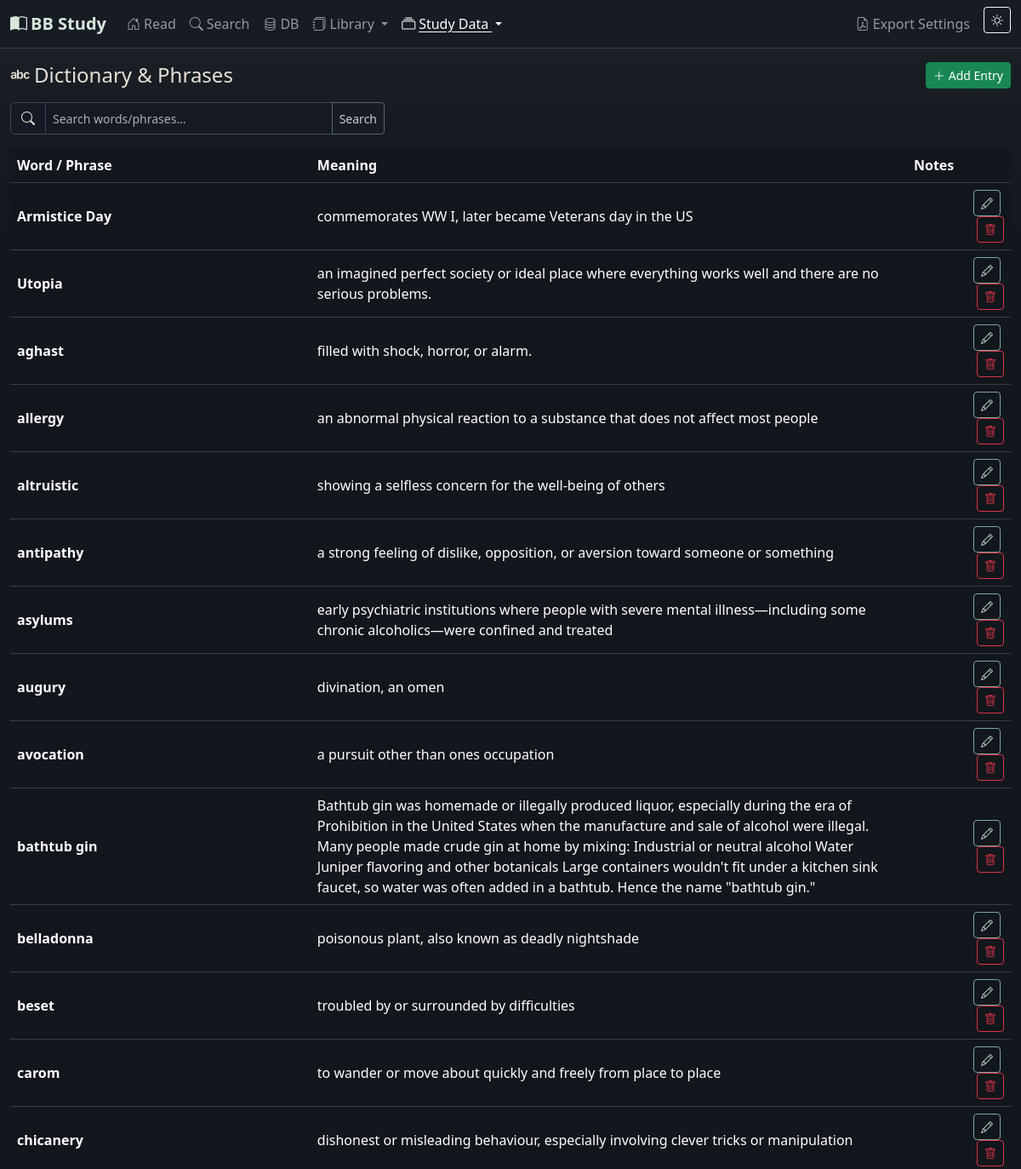
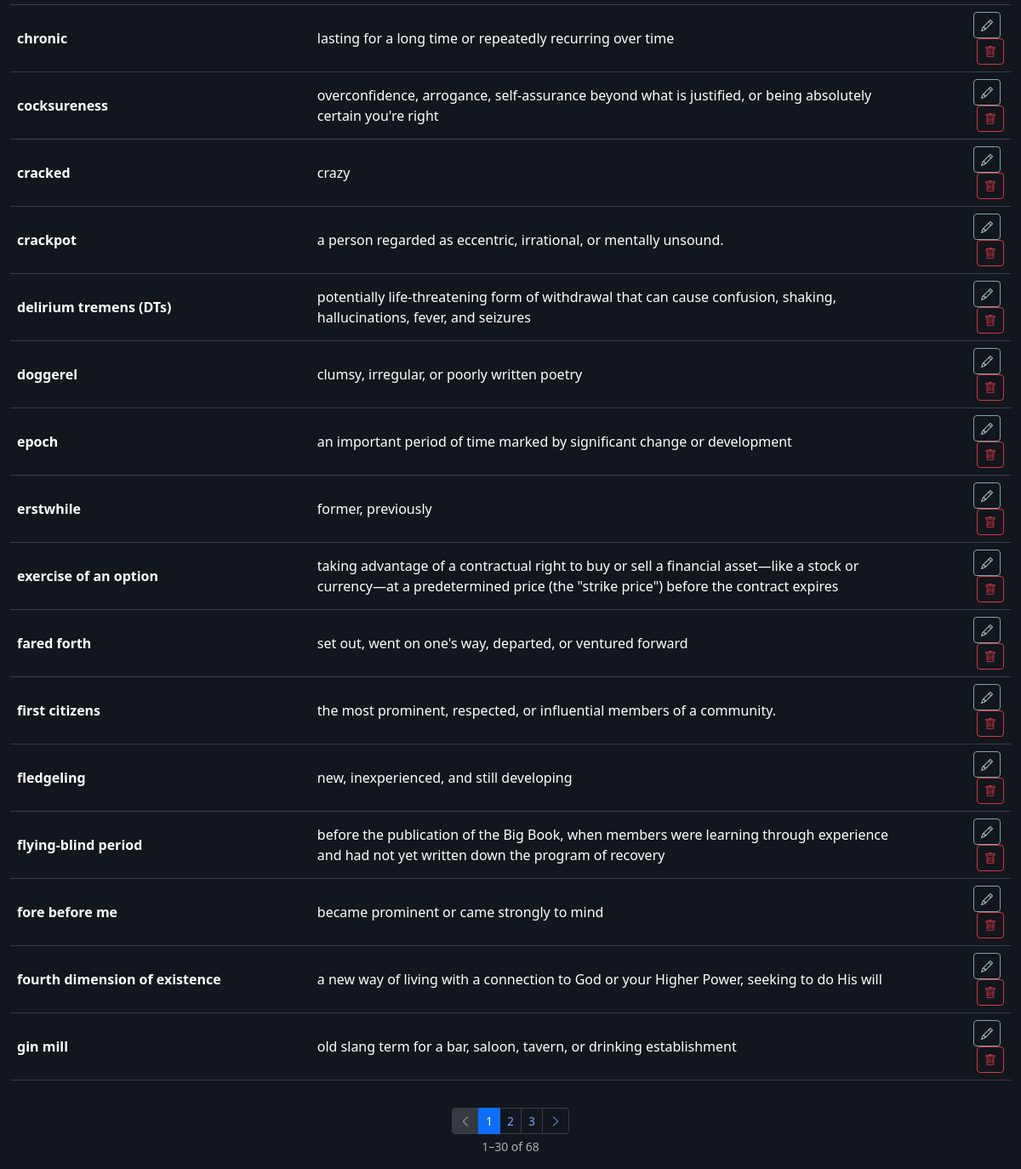
The page /dictionary on the database as committed earlier (2 pictures, top to bottom).
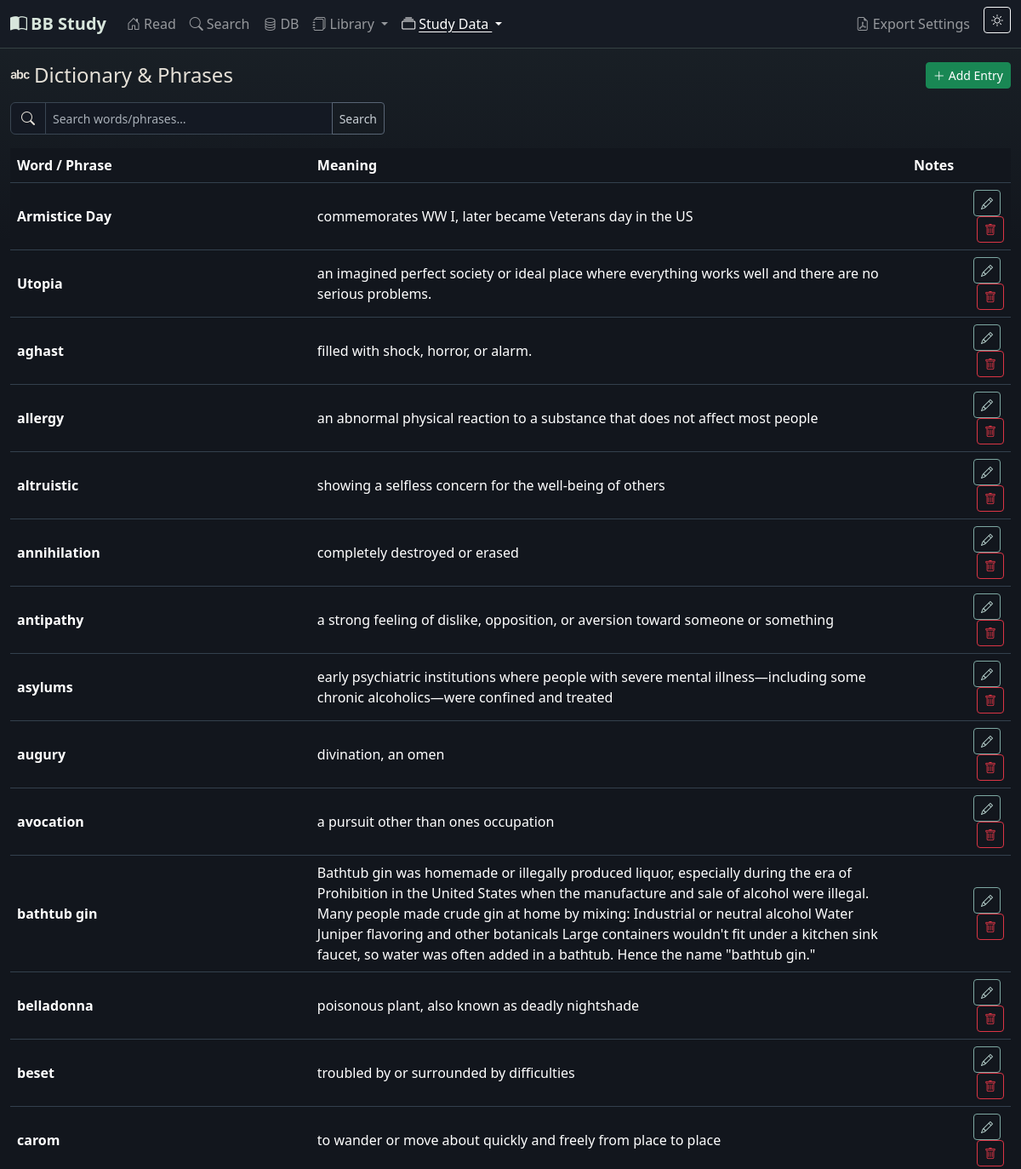
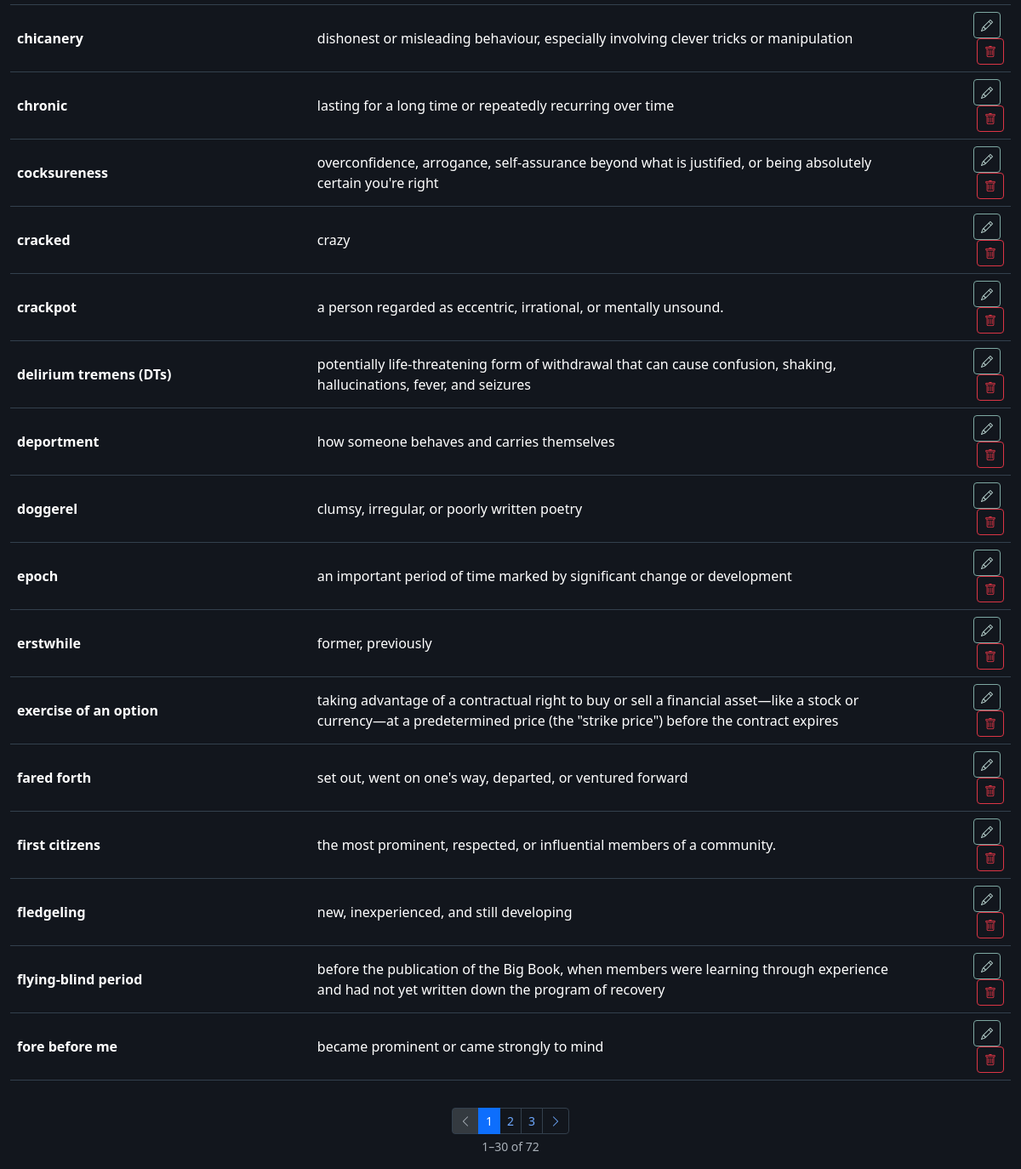
The same page on the database as committed later (2 pictures, top to bottom).
### app/models.py (models this page shows, shortened)
class Setting(db.Model):
    __tablename__ = 'settings'
    id = db.Column(db.Integer, primary_key=True)
    key = db.Column(db.String(100), unique=True, nullable=False)
    value = db.Column(db.Text, default='')

class Dictionary(db.Model):
    __tablename__ = 'dictionary'
    id = db.Column(db.Integer, primary_key=True)
    word_phrase = db.Column(db.String(500), nullable=False)
    meaning = db.Column(db.Text, nullable=False)
    notes = db.Column(db.Text)
    created_at = db.Column(db.DateTime, default=datetime.utcnow)
    locations = db.relationship('DictionaryLookup', backref='entry', lazy=True, cascade='all, delete-orphan')
    def to_dict(self):
        return {
            'id': self.id,
            'word_phrase': self.word_phrase,
            'meaning': self.meaning,
            'notes': self.notes,
            'created_at': self.created_at.isoformat() if self.created_at else None,
        }

### app/routes/main.py (the view)
@main_bp.route('/dictionary')
def dictionary():
    from ..models import Dictionary
    pg = request.args.get('pg', 1, type=int)
    search_q = request.args.get('q', '').strip()
    query = Dictionary.query.order_by(Dictionary.word_phrase)
    if search_q:
        like = f'%{search_q}%'
        query = query.filter(
            Dictionary.word_phrase.ilike(like) | Dictionary.meaning.ilike(like)
        )
    pagination = query.paginate(page=pg, per_page=30, error_out=False)
    return render_template('dictionary.html', theme=get_theme(), entries=pagination.items,
                           pagination=pagination, search_q=search_q)

### app/routes/main.py (called while the page is built)
def get_theme():
    s = Setting.query.filter_by(key='theme').first()
    return s.value

### app/templates/dictionary.html (shortened to what this page needs)
{% extends 'base.html' %}
{% from '_pagination.html' import render as paginate %}
{% block content %}
<div class="d-flex justify-content-between align-items-center mb-3">
  <h4 class="mb-0"><i class="bi bi-alphabet me-1"></i>Dictionary &amp; Phrases</h4>
  <button class="btn btn-sm btn-success" data-bs-toggle="modal" data-bs-target="#dictModal" onclick="openDictModal()">
    <i class="bi bi-plus-lg me-1"></i>Add Entry
  </button>
</div>
<form class="input-group mb-3" method="get" style="max-width:440px;">
  <span class="input-group-text"><i class="bi bi-search"></i></span>
  <input type="text" class="form-control form-control-sm" name="q"
         placeholder="Search words/phrases…" value="{{ search_q }}"
         aria-label="Search dictionary">
  <button class="btn btn-outline-secondary btn-sm" type="submit">Search</button>
</form>
<div class="table-responsive">
  <table class="table table-hover align-middle" id="dictTable">
    <thead>
      <tr><th style="width:30%">Word / Phrase</th><th>Meaning</th><th>Notes</th><th></th></tr>
    </thead>
    <tbody>
      {% for e in entries %}
      <tr data-id="{{ e.id }}">
        <td class="fw-semibold">{{ e.word_phrase }}</td>
        <td>{{ e.meaning }}</td>
        <td class="text-muted small">{{ e.notes or '' }}</td>
        <td class="text-end">
          <button class="btn btn-sm btn-outline-primary me-1"
                  onclick="openDictModal({{ e.to_dict()|tojson }})">
            <i class="bi bi-pencil"></i>
          </button>
          <button class="btn btn-sm btn-outline-danger"
                  onclick="deleteDict({{ e.id }})">
            <i class="bi bi-trash"></i>
          </button>
        </td>
      </tr>
      {% else %}
      <tr><td colspan="4" class="text-muted text-center">No entries yet.</td></tr>
      {% endfor %}
    </tbody>
  </table>
</div>
{{ paginate(pagination, 'main.dictionary', extra_args={'q': search_q}) }}
{% endblock %}

### app/templates/base.html (shortened to what this page needs)
<!doctype html>
<html lang="en" data-bs-theme="{{ theme }}">
<head>
  <link rel="stylesheet" href="{{ url_for('static', filename='vendor/bootstrap/css/bootstrap.min.css') }}">
  <link rel="stylesheet" href="{{ url_for('static', filename='vendor/bootstrap-icons/font/bootstrap-icons.min.css') }}">
  <link rel="stylesheet" href="{{ url_for('static', filename='css/style.css') }}">
</head>
<body>
<nav class="navbar navbar-expand-lg navbar-dark bg-dark border-bottom border-secondary">
  <div class="container-fluid">
    <a class="navbar-brand fw-bold" href="{{ url_for('main.index') }}">
      <i class="bi bi-book-half me-1"></i>BB Study
    </a>
    <div class="collapse navbar-collapse" id="navbarMain">
      <ul class="navbar-nav me-auto mb-2 mb-lg-0">
        <li class="nav-item">
          <a class="nav-link {% if request.endpoint == 'main.index' %}active{% endif %}"
             href="{{ url_for('main.index') }}"><i class="bi bi-house-door me-1"></i>Read</a>
        </li>
        <li class="nav-item">
          <a class="nav-link {% if request.endpoint == 'main.search' %}active{% endif %}"
             href="{{ url_for('main.search') }}"><i class="bi bi-search me-1"></i>Search</a>
        </li>
        <li class="nav-item">
          <a class="nav-link {% if request.endpoint == 'main.db_browser' %}active{% endif %}"
             href="{{ url_for('main.db_browser') }}"><i class="bi bi-database me-1"></i>DB</a>
        </li>
        <li class="nav-item dropdown">
          <a class="nav-link dropdown-toggle {% if request.endpoint in ['main.books', 'main.pamphlets'] %}active{% endif %}"
             href="#" role="button" data-bs-toggle="dropdown" aria-expanded="false">
            <i class="bi bi-journals me-1"></i>Library
          </a>
        </li>
        <li class="nav-item dropdown">
          <a class="nav-link dropdown-toggle {% if request.endpoint in ['main.dictionary', 'main.topics', 'main.references', 'main.commentary', 'main.sources'] %}active{% endif %}"
             href="#" role="button" data-bs-toggle="dropdown" aria-expanded="false">
            <i class="bi bi-collection me-1"></i>Study Data
          </a>
        </li>
      </ul>
      <ul class="navbar-nav ms-auto">
        <li class="nav-item">
          <a class="nav-link {% if request.endpoint == 'main.settings' %}active{% endif %}"
             href="{{ url_for('main.settings') }}"><i class="bi bi-file-earmark-pdf me-1"></i>Export Settings</a>
        </li>
        <li class="nav-item ms-2">
          <button class="btn btn-sm btn-outline-light" id="themeToggleBtn" title="Toggle light/dark mode">
            <i class="bi {% if theme == 'dark' %}bi-sun{% else %}bi-moon-stars{% endif %}"></i>
          </button>
        </li>
      </ul>
    </div>
  </div>
</nav>
<main class="container-fluid py-3">
  {% block content %}{% endblock %}
</main>
</body>
</html>

### app/templates/_pagination.html
{% macro render(pagination, endpoint, extra_args={}) %}
{% if pagination and pagination.pages > 1 %}
{% set start = (pagination.page - 1) * pagination.per_page + 1 %}
{% set end = pagination.page * pagination.per_page %}
{% if end > pagination.total %}{% set end = pagination.total %}{% endif %}
<nav aria-label="Page navigation" class="mt-3">
  <div class="d-flex flex-column align-items-center gap-1">
    <ul class="pagination pagination-sm mb-0">
      <li class="page-item{% if not pagination.has_prev %} disabled{% endif %}">
        <a class="page-link" href="{{ url_for(endpoint, pg=pagination.prev_num or 1, **extra_args) }}" aria-label="Previous">
          <i class="bi bi-chevron-left"></i>
        </a>
      </li>
      {% for p in pagination.iter_pages(left_edge=1, right_edge=1, left_current=2, right_current=2) %}
        {% if p %}
          <li class="page-item{% if p == pagination.page %} active{% endif %}">
            <a class="page-link" href="{{ url_for(endpoint, pg=p, **extra_args) }}">{{ p }}</a>
          </li>
        {% else %}
          <li class="page-item disabled"><span class="page-link">…</span></li>
        {% endif %}
      {% endfor %}
      <li class="page-item{% if not pagination.has_next %} disabled{% endif %}">
        <a class="page-link" href="{{ url_for(endpoint, pg=pagination.next_num or pagination.pages, **extra_args) }}" aria-label="Next">
          <i class="bi bi-chevron-right"></i>
        </a>
      </li>
    </ul>
    <small class="text-muted">{{ start }}–{{ end }} of {{ pagination.total }}</small>
  </div>
</nav>
{% endif %}
{% endmacro %}

### app/static/css/style.css (style rules this page uses)
:root { --bb-sage: #8fae9a; --bb-teal: #7ea8a2; --bb-plum: #aa8fa8; --bb-amber: #b7a278; --bb-slate: #8d9aaa; }
[data-bs-theme="dark"] { --bb-page-bg: #12161d; --bb-surface: #181e27; --bb-surface-alt: #1f2631; --bb-border: #33404d; --bb-reader-bg: #151a22; --bb-control-bg: #141923; --bb-soft-sage: rgba(143, 174, 154, 0.16); --bb-soft-teal: rgba(126, 168, 162, 0.17); --bb-soft-plum: rgba(170, 143, 168, 0.16); --bb-soft-amber: rgba(183, 162, 120, 0.16); --bb-soft-slate: rgba(141, 154, 170, 0.16); --bs-body-bg: var(--bb-page-bg); --bs-body-color: #e6e1d8; --bs-border-color: var(--bb-border); --bs-secondary-color: #a9b0b8; --bs-primary-rgb: 126, 168, 162; --bs-success-rgb: 143, 174, 154; --bs-warning-rgb: 183, 162, 120; --bs-info-rgb: 141, 154, 170; }
html, body { transition: background-color 0.2s ease, color 0.2s ease; }
[data-bs-theme="dark"] body { background: linear-gradient(180deg, rgba(126, 168, 162, 0.08), transparent 18rem), var(--bb-page-bg); }
[data-bs-theme="dark"] .navbar.bg-dark { background-color: #161b24 !important; border-color: rgba(143, 174, 154, 0.26) !important; }
[data-bs-theme="dark"] .navbar-brand { color: #d8e6dc; }
[data-bs-theme="dark"] .form-control, [data-bs-theme="dark"] .form-select, [data-bs-theme="dark"] .input-group-text { background-color: var(--bb-control-bg); border-color: #3a4653; color: #e6e1d8; }
[data-bs-theme="dark"] .btn-outline-secondary { --bs-btn-color: #c9d0d6; --bs-btn-border-color: #596575; --bs-btn-hover-bg: var(--bb-soft-teal); --bs-btn-hover-border-color: var(--bb-teal); --bs-btn-hover-color: #f2efe8; --bs-btn-active-bg: var(--bb-soft-teal); --bs-btn-active-border-color: var(--bb-teal); }
[data-bs-theme="dark"] .btn-outline-primary { --bs-btn-color: #bdd8d4; --bs-btn-border-color: var(--bb-teal); --bs-btn-hover-bg: rgba(126, 168, 162, 0.22); --bs-btn-hover-border-color: #9abfba; --bs-btn-hover-color: #f2efe8; }
.navbar-nav .nav-link.active { text-decoration: underline; text-underline-offset: 3px; }
.table td, .table th { vertical-align: middle; }

Rows that differ between the two databases and show on the page:
no longer on this page (row unchanged): Dictionary: word_phrase "fourth dimension of existence", meaning "a new way of living with a connection to God or your Higher Power, seeking to do His will"
no longer on this page (row unchanged): Dictionary: word_phrase "gin mill", meaning "old slang term for a bar, saloon, tavern, or drinking establishment"
added Dictionary: word_phrase "annihilation", meaning "completely destroyed or erased"
added Dictionary: word_phrase "deportment", meaning "how someone behaves and carries themselves"
Other text that changed with them:
{{ pagination.total }}: "68" → "72"
